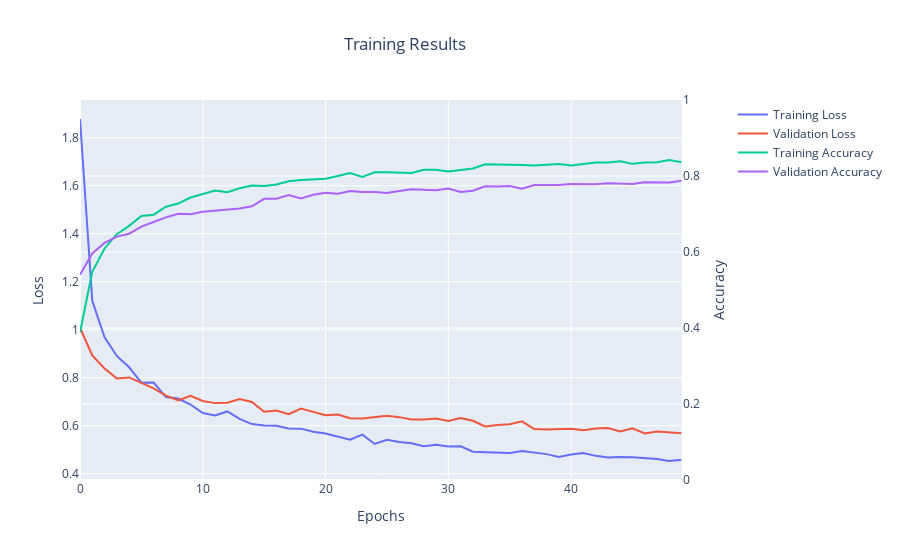

Here is the notebook cell this chart was saved with:
### Code cell
epochs=50
batch_size=32
lr = 0.00001
model.compile(loss=tensorflow.keras.losses.categorical_crossentropy,
              optimizer=tensorflow.keras.optimizers.Adadelta(learning_rate=lr),
              metrics=['accuracy'])

model.summary()



# fit the model
history=model.fit(X_train, y_train,
          batch_size=batch_size,
          epochs=epochs,
          verbose=1,
          validation_data=(X_valid, y_valid))
model_name=f"cnn64dense_kernel_{str(kernel).replace(',','x').replace(' ','')[1:-1]}_batch-{batch_size}_epochs_{epochs}_lr_{str(lr).replace('.','_')}_adadelta"
model.save(f'{path}ScreamDetection/CNN/trained_models/{model_name}')

training_loss=history.history['loss']
validation_loss=history.history['val_loss']
training_acc=history.history['accuracy']
validation_acc=history.history['val_accuracy']
import plotly.express as px
from plotly.subplots import make_subplots
# fig=px.line(training_loss)
# fig.add_scatter(validation_loss, mode='lines')

import pandas as pd
df=pd.DataFrame()
df['training_loss'] = training_loss
df['validation_loss'] = validation_loss
df['training_acc'] = training_acc
df['validation_acc'] = validation_acc

df.to_csv(f'{path}ScreamDetection/CNN/trained_models/{model_name}.csv')

trace1 = go.Scatter(
x=df.index,
    y=df['training_loss'],
    name='Training Loss'
)
trace2 = go.Scatter(
    x=df.index,
    y=df['validation_loss'],
    name='Validation Loss'
)
trace3 = go.Scatter(
    x=df.index,
    y=df['training_acc'],
    name='Training Accuracy',
    yaxis='y2'
)
trace4 = go.Scatter(
    x=df.index,
    y=df['validation_acc'],
    name='Validation Accuracy',
    yaxis='y2'
)

fig = make_subplots(specs=[[{"secondary_y": True}]])
fig.add_trace(trace1)
fig.add_trace(trace2)
fig.add_trace(trace3,secondary_y=True)
fig.add_trace(trace4,secondary_y=True)
fig.update_yaxes(range=[0,1],secondary_y=True)
fig.update_layout(title_text='Training Results', title_x=0.45)
# Set x-axis title
fig.update_xaxes(title_text="Epochs")

# Set y-axes titles
fig.update_yaxes(title_text="Loss", secondary_y=False)
fig.update_yaxes(title_text="Accuracy", secondary_y=True)
fig.show()

### Figure 1 — Plotly figure (JSON) as saved in the notebook; plotly's stock layout.template omitted (floating-point values rounded to 4 significant figures)
{"data": [{"name": "Training Loss", "type": "scatter", "x": [0, 1, 2, 3, 4, 5, 6, 7, 8, 9, 10, 11, 12, 13, 14, 15, 16, 17, 18, 19, 20, 21, 22, 23, 24, 25, 26, 27, 28, 29, 30, 31, 32, 33, 34, 35, 36, 37, 38, 39, 40, 41, 42, 43, 44, 45, 46, 47, 48, 49], "y": [1.878, 1.121, 0.9684, 0.8908, 0.8435, 0.7794, 0.7798, 0.7196, 0.7133, 0.6885, 0.653, 0.643, 0.6596, 0.6283, 0.6069, 0.6015, 0.5999, 0.5883, 0.5879, 0.5746, 0.5676, 0.5529, 0.5415, 0.563, 0.5241, 0.5412, 0.5321, 0.5271, 0.5149, 0.5213, 0.5131, 0.5144, 0.4918, 0.4893, 0.4892, 0.4865, 0.4947, 0.4873, 0.4818, 0.4703, 0.4803, 0.4865, 0.4746, 0.4674, 0.47, 0.4689, 0.4661, 0.4615, 0.4532, 0.458]}, {"name": "Validation Loss", "type": "scatter", "x": [0, 1, 2, 3, 4, 5, 6, 7, 8, 9, 10, 11, 12, 13, 14, 15, 16, 17, 18, 19, 20, 21, 22, 23, 24, 25, 26, 27, 28, 29, 30, 31, 32, 33, 34, 35, 36, 37, 38, 39, 40, 41, 42, 43, 44, 45, 46, 47, 48, 49], "y": [1.009, 0.8929, 0.8388, 0.7971, 0.8014, 0.778, 0.7556, 0.7254, 0.7054, 0.7244, 0.7031, 0.6943, 0.6961, 0.7108, 0.699, 0.6584, 0.6635, 0.648, 0.6715, 0.6579, 0.644, 0.647, 0.6314, 0.63, 0.6347, 0.6411, 0.6359, 0.6261, 0.6256, 0.6298, 0.62, 0.6319, 0.6206, 0.597, 0.6036, 0.6064, 0.6186, 0.5864, 0.5846, 0.5862, 0.5878, 0.5815, 0.5887, 0.5907, 0.576, 0.5895, 0.5676, 0.5757, 0.5714, 0.5689]}, {"name": "Training Accuracy", "type": "scatter", "x": [0, 1, 2, 3, 4, 5, 6, 7, 8, 9, 10, 11, 12, 13, 14, 15, 16, 17, 18, 19, 20, 21, 22, 23, 24, 25, 26, 27, 28, 29, 30, 31, 32, 33, 34, 35, 36, 37, 38, 39, 40, 41, 42, 43, 44, 45, 46, 47, 48, 49], "xaxis": "x", "y": [0.3888, 0.548, 0.6093, 0.647, 0.6689, 0.6949, 0.6982, 0.7192, 0.7274, 0.7433, 0.7524, 0.7621, 0.7571, 0.7679, 0.7748, 0.7736, 0.7779, 0.7863, 0.7894, 0.7917, 0.7925, 0.7998, 0.8075, 0.7975, 0.8096, 0.8097, 0.8085, 0.8082, 0.8166, 0.8163, 0.8116, 0.8149, 0.8197, 0.8308, 0.8306, 0.8295, 0.8292, 0.8275, 0.8301, 0.8316, 0.8278, 0.8323, 0.8356, 0.8352, 0.8388, 0.832, 0.8354, 0.8359, 0.8423, 0.8361], "yaxis": "y2"}, {"name": "Validation Accuracy", "type": "scatter", "x": [0, 1, 2, 3, 4, 5, 6, 7, 8, 9, 10, 11, 12, 13, 14, 15, 16, 17, 18, 19, 20, 21, 22, 23, 24, 25, 26, 27, 28, 29, 30, 31, 32, 33, 34, 35, 36, 37, 38, 39, 40, 41, 42, 43, 44, 45, 46, 47, 48, 49], "xaxis": "x", "y": [0.5403, 0.5961, 0.624, 0.6405, 0.6481, 0.6669, 0.679, 0.691, 0.7008, 0.6993, 0.7061, 0.7091, 0.7121, 0.7144, 0.7204, 0.74, 0.74, 0.7498, 0.7408, 0.7506, 0.7558, 0.7536, 0.7604, 0.7581, 0.7581, 0.7551, 0.7604, 0.7649, 0.7641, 0.7626, 0.7671, 0.7581, 0.7611, 0.7732, 0.7724, 0.7739, 0.7664, 0.7762, 0.7762, 0.7762, 0.7792, 0.7784, 0.7784, 0.7807, 0.7807, 0.7792, 0.7837, 0.783, 0.783, 0.7875], "yaxis": "y2"}], "layout": {"title": {"text": "Training Results", "x": 0.45}, "xaxis": {"anchor": "y", "domain": [0, 0.94], "title": {"text": "Epochs"}}, "yaxis": {"anchor": "x", "domain": [0, 1], "title": {"text": "Loss"}}, "yaxis2": {"anchor": "x", "overlaying": "y", "range": [0, 1], "side": "right", "title": {"text": "Accuracy"}}}}
